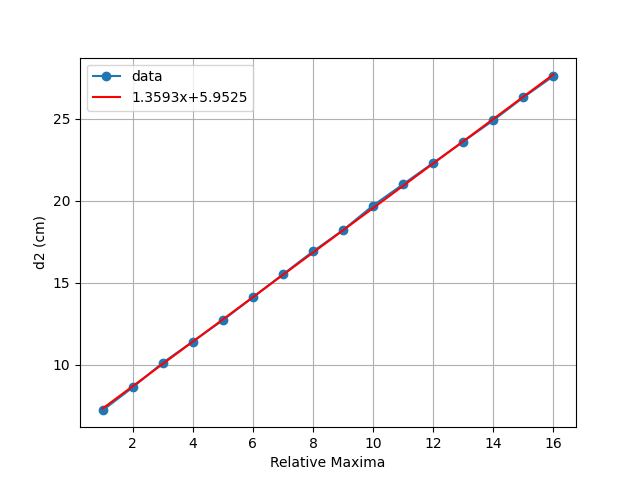

Source code (Python):
import numpy as np
import matplotlib.pyplot as plt
import mm1

f=mm1.readfile("fb_interferometer.txt",1)
f=mm1.transpose(f)
a,b=np.polyfit(f[0],f[1],1)
print(a,b)
fit=[]
for i in range(len(f[0])):
	fit.append(a*f[0][i]+b)
plt.plot(f[0],f[1],'o-',label='data')
plt.plot(f[0],fit,'r-',label=str(round(a,4))+'x+'+str(round(b,4)))
plt.xlabel("Relative Maxima")
plt.ylabel("d2 (cm)")
plt.grid()
plt.legend()
plt.show()
